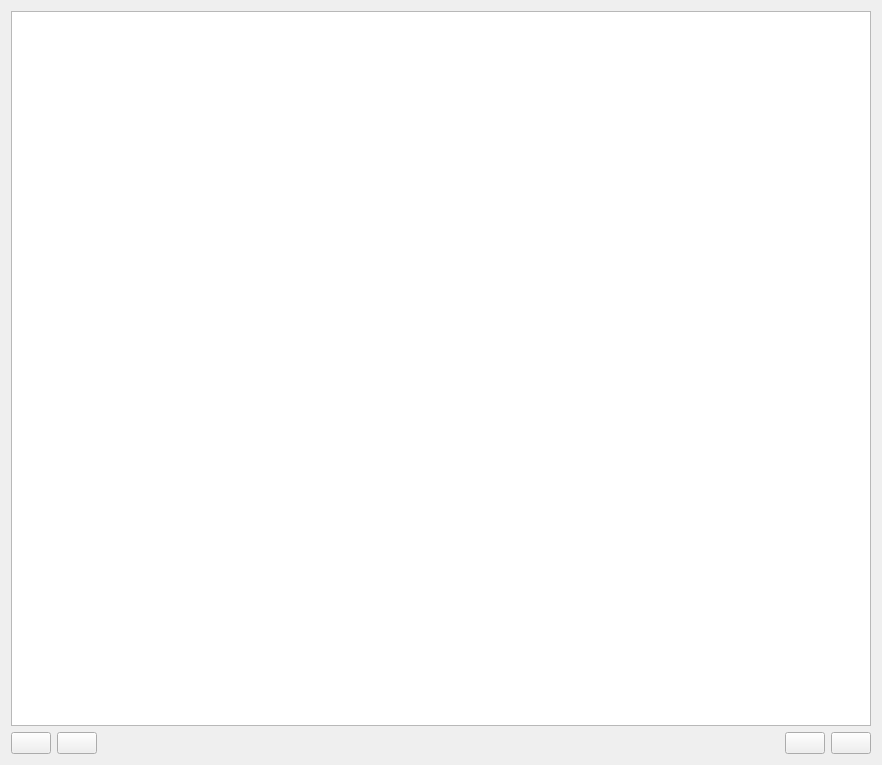
<?xml version="1.0" encoding="UTF-8"?>
<ui version="4.0">
 <class>ShiftsWidget</class>
 <widget class="QWidget" name="ShiftsWidget">
  <property name="windowModality">
   <enum>Qt::NonModal</enum>
  </property>
  <property name="geometry">
   <rect>
    <x>0</x>
    <y>0</y>
    <width>882</width>
    <height>765</height>
   </rect>
  </property>
  <property name="windowTitle">
   <string>Shifts editor</string>
  </property>
  <property name="windowIcon">
   <iconset resource="tem_experiment.qrc">
    <normaloff>:/Icons/svg/clock-svgrepo-com.svg</normaloff>:/Icons/svg/clock-svgrepo-com.svg</iconset>
  </property>
  <property name="toolTip">
   <string notr="true"/>
  </property>
  <layout class="QVBoxLayout" name="verticalLayout">
   <item>
    <widget class="QTreeView" name="shiftsTreeView">
     <property name="minimumSize">
      <size>
       <width>0</width>
       <height>500</height>
      </size>
     </property>
    </widget>
   </item>
   <item>
    <layout class="QHBoxLayout" name="horizontalLayout">
     <item>
      <widget class="QPushButton" name="addButton">
       <property name="minimumSize">
        <size>
         <width>0</width>
         <height>0</height>
        </size>
       </property>
       <property name="toolTip">
        <string>Add</string>
       </property>
       <property name="text">
        <string notr="true"/>
       </property>
       <property name="icon">
        <iconset resource="tem_experiment.qrc">
         <normaloff>:/Icons/svg/add-svgrepo-com.svg</normaloff>:/Icons/svg/add-svgrepo-com.svg</iconset>
       </property>
       <property name="iconSize">
        <size>
         <width>24</width>
         <height>24</height>
        </size>
       </property>
       <property name="shortcut">
        <string>Ctrl+Ins</string>
       </property>
       <property name="flat">
        <bool>false</bool>
       </property>
      </widget>
     </item>
     <item>
      <widget class="QPushButton" name="removeButton">
       <property name="minimumSize">
        <size>
         <width>0</width>
         <height>0</height>
        </size>
       </property>
       <property name="toolTip">
        <string>Remove</string>
       </property>
       <property name="text">
        <string notr="true"/>
       </property>
       <property name="icon">
        <iconset resource="tem_experiment.qrc">
         <normaloff>:/Icons/svg/minus-svgrepo-com.svg</normaloff>:/Icons/svg/minus-svgrepo-com.svg</iconset>
       </property>
       <property name="iconSize">
        <size>
         <width>24</width>
         <height>24</height>
        </size>
       </property>
       <property name="shortcut">
        <string>Ctrl+Del</string>
       </property>
      </widget>
     </item>
     <item>
      <spacer name="horizontalSpacer">
       <property name="orientation">
        <enum>Qt::Horizontal</enum>
       </property>
       <property name="sizeHint" stdset="0">
        <size>
         <width>40</width>
         <height>20</height>
        </size>
       </property>
      </spacer>
     </item>
     <item>
      <widget class="QPushButton" name="applyButton">
       <property name="minimumSize">
        <size>
         <width>0</width>
         <height>0</height>
        </size>
       </property>
       <property name="toolTip">
        <string>Apply and save</string>
       </property>
       <property name="text">
        <string notr="true"/>
       </property>
       <property name="icon">
        <iconset resource="tem_experiment.qrc">
         <normaloff>:/Icons/svg/success-svgrepo-com.svg</normaloff>:/Icons/svg/success-svgrepo-com.svg</iconset>
       </property>
       <property name="iconSize">
        <size>
         <width>24</width>
         <height>24</height>
        </size>
       </property>
      </widget>
     </item>
     <item>
      <widget class="QPushButton" name="rejectButton">
       <property name="minimumSize">
        <size>
         <width>0</width>
         <height>0</height>
        </size>
       </property>
       <property name="toolTip">
        <string extracomment="Reject">Reject and close</string>
       </property>
       <property name="text">
        <string notr="true"/>
       </property>
       <property name="icon">
        <iconset resource="tem_experiment.qrc">
         <normaloff>:/Icons/svg/multiply-svgrepo-com.svg</normaloff>:/Icons/svg/multiply-svgrepo-com.svg</iconset>
       </property>
       <property name="iconSize">
        <size>
         <width>24</width>
         <height>24</height>
        </size>
       </property>
      </widget>
     </item>
    </layout>
   </item>
  </layout>
 </widget>
 <resources>
  <include location="tem_experiment.qrc"/>
 </resources>
 <connections/>
</ui>
